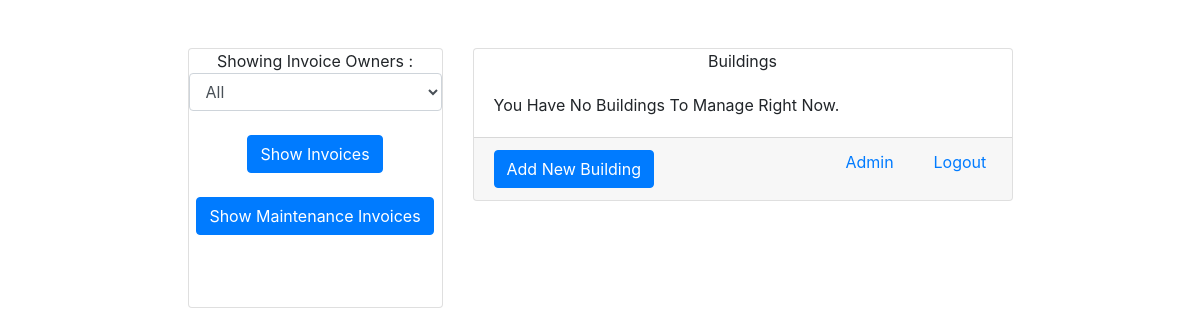
The app's page /home (signed in), older data.
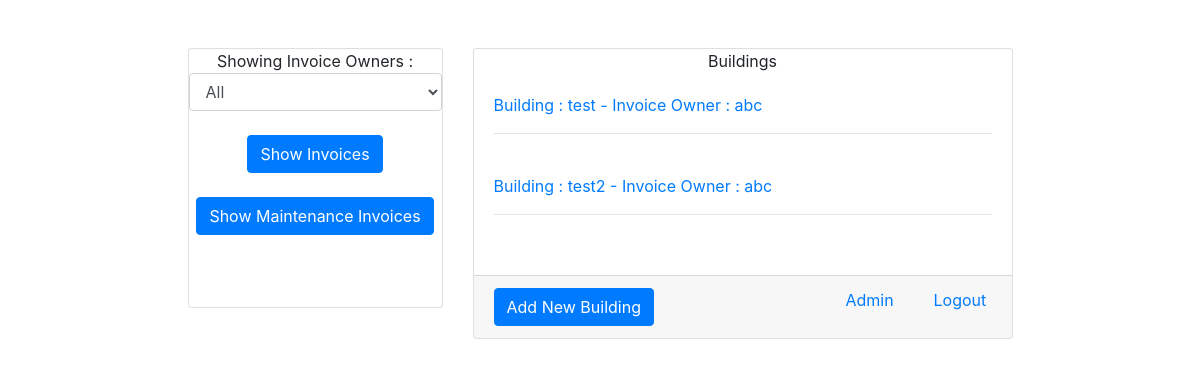
The same page, newer data.
### app/models.py (models this page shows, shortened)
class building(models.Model):
    name = models.CharField(max_length=300,null=True,blank=True)
    owner = models.ForeignKey(invoice_owner,on_delete=models.SET_NULL,null=True,blank=True)
    def apartment_count(self):
        return (len(apartment.objects.filter(building=self)) == 0)

class invoice_owner(models.Model):
    name = models.CharField(max_length=300,null=True,blank=True)
    def __str__(self):
        return self.name

### app/views.py (the view)
# urls.py: 2. Add a URL to urlpatterns:  path('', views.home, name='home')
@login_required(login_url='/')
def home(request):
    template = "home.html"
    context = {}
    obj = get_user_profile(request.user)
    context['type_of_user'] = obj.type_of_user == 'd'
    if obj.type_of_user in ('v','w'):
        temp = building.objects.all()
        temp2 = invoice_owner.objects.all()
        temp_list = []
        temp2_list = []
        for i in temp:
            if i.owner in obj.invoice_owner_allowed.all():
                temp_list.append(i)
        for i in temp2:
            if i in obj.invoice_owner_allowed.all():
                temp2_list.append(i)
        context['objs'] = temp_list
        context['owners'] = temp2_list
    else:
        context['objs'] = building.objects.all()
        context['owners'] = invoice_owner.objects.all()
    return render(request,template,context)

### app/views.py (called while the page is built)
def get_user_profile(userobj):
    try:
        obj = user_profile.objects.get(user=userobj)
    except:
        obj = user_profile()
        obj.user = userobj
        obj.save()
    return obj

### templates/home.html (shortened to what this page needs)
<!DOCTYPE html>
    <html lang="en">
        <head>
            <link rel="stylesheet" href="https://maxcdn.bootstrapcdn.com/bootstrap/4.4.1/css/bootstrap.min.css">
            <link rel="stylesheet" href="https://cdnjs.cloudflare.com/ajax/libs/font-awesome/4.7.0/css/font-awesome.min.css">
        </head>
        <body>
            <br><br>
            <div class="container">
                <div class="row justify-content-center">
                    <div class="col-lg-3">
                        <div class="card">
                            <div class="card-head text-center">
                                Showing Invoice Owners : <select class="form-control" id="owners-invoice" onchange="show_download_report_button();">
                                    <option value="x">All</option>
                                </select><br>
                                <button class="btn btn-primary" onclick="redirectToInvoices();">
                                    Show Invoices
                                </button><br><br>
                                <button class="btn btn-primary" onclick="redirectToMainInvoices();">
                                    Show Maintenance Invoices
                                </button><br><br>
                                <br><br>
                            </div>
                        </div>
                    </div>
                    <div class="col-lg-6">
                        <div class="card">
                            <div class="card-head text-center">
                                Buildings
                            </div>
                            <div class="card-body">
                                {% if objs %}
                                    {% for i in objs %}
                                        <div class="abcd {{i.owner}}">
                                            <a href="{% url 'apartments' i.id %}">
                                                Building : {{i.name}}  -  Invoice Owner : {{i.owner}}
                                            </a><br><hr><br>
                                        </div>
                                    {% endfor %}
                                {% else %}
                                    <a>You Have No Buildings To Manage Right Now.</a>
                                {% endif %}
                            </div>
                            <div class="card-footer">
                                <div class="row justify-content-around">
                                    <div class="col-lg-8">
                                        {% if type_of_user %}
                                            <button class="btn btn-primary" type="button" onclick="window.location.href='/new-building-form'">
                                                Add New Building
                                            </button>
                                        {% endif %}
                                    </div>
                                    {% if request.user.is_superuser %}
                                        <div class="col-lg-2">
                                            <a href="/admin">
                                                Admin
                                            </a>
                                        </div>
                                    {% endif %}
                                    <div class="col-lg-2">
                                        <a href="{% url 'logout' %}">
                                            Logout
                                        </a>
                                    </div>
                                </div>
                            </div>
                        </div>
                    </div>
                </div>
            </div>
        </body>
    </html>

Row changes from the older to the newer data that the page shows:
added building: name "test", owner "abc"
added building: name "test2", owner "abc"
Text that changed along with them:
text no longer shown: "You Have No Buildings To Manage Right Now."
